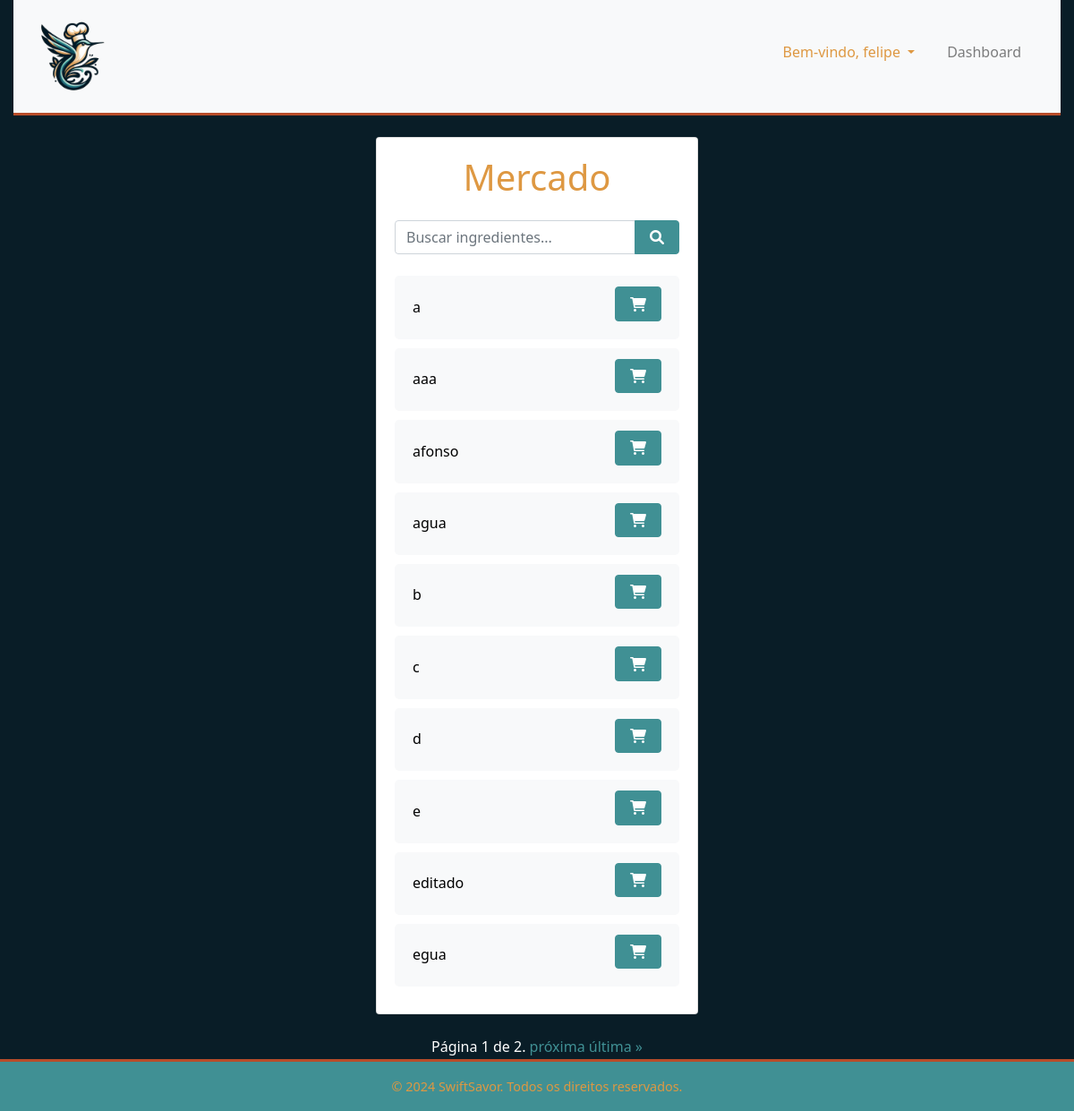
The app's page /ingredients/selecionar/ (signed in), older data.
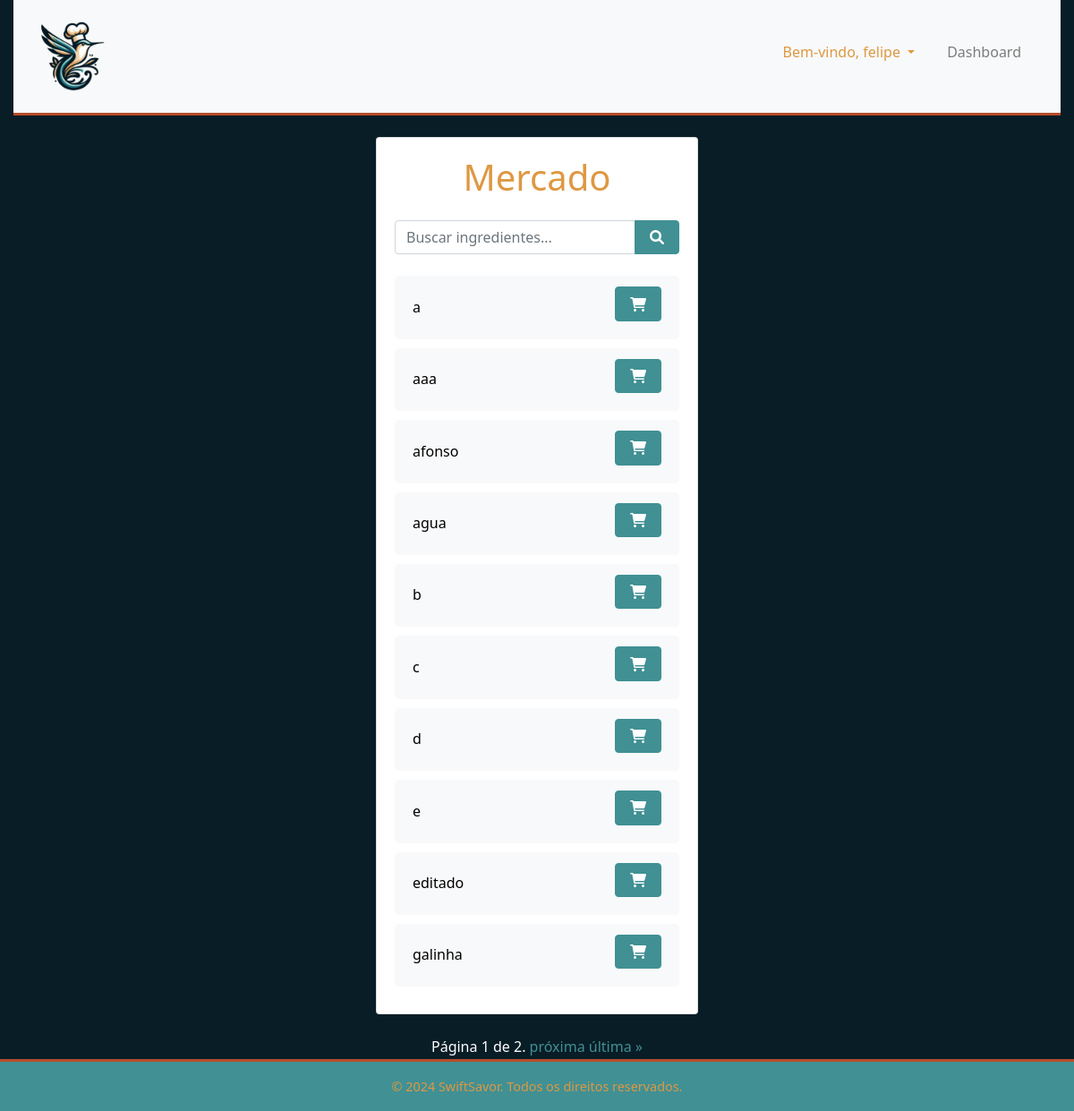
The same page, newer data.
### ingredients/models.py (models this page shows, shortened)
class Ingrediente(models.Model):
    nome = models.CharField(max_length=200)
    user = models.ForeignKey(settings.AUTH_USER_MODEL, on_delete=models.CASCADE, null=True)

### ingredients/views.py (the view, shortened to what this page needs)
# urls.py: path('selecionar/', views.selecionar_ingredientes, name='selecionar_ingredientes'),
@login_required
def selecionar_ingredientes(request):
    current_page = request.GET.get('page', 1)
    usuario_ingredientes = UsuarioIngrediente.objects.filter(usuario=request.user).values_list('ingrediente_id', flat=True)
    query = request.GET.get('q', '')
    ingredientes = Ingrediente.objects.filter(nome__icontains=query).order_by('nome') if query else Ingrediente.objects.all().order_by('nome')
    page = request.GET.get('page', 1)
    paginator = Paginator(ingredientes, 10)
    try:
        ingredientes = paginator.page(page)
    except PageNotAnInteger:
        ingredientes = paginator.page(1)
    except EmptyPage:
        ingredientes = paginator.page(paginator.num_pages)
    return render(request, 'ingredients/selecionar_ingredientes.html', {
        'ingredientes': ingredientes,
        'usuario_ingredientes': usuario_ingredientes,
        'query': query
    })

### ingredients/templates/ingredients/selecionar_ingredientes.html (shortened to what this page needs)
{% extends 'main/base.html' %}
{% block content %}
<div class="container-fluid mt-4 mercado-container">
    <div class="row justify-content-center">
        <div class="col-md-4">
            <div class="card mercado-card">
                <div class="card-body">
                    <h1 class="mb-4 text-center">Mercado</h1>
                    <form method="get" action="" class="mb-3" aria-label="Busca de ingredientes">
                        <div class="input-group">
                            <input type="text" class="form-control" placeholder="Buscar ingredientes..." name="q" value="{{ query }}" aria-label="Buscar ingredientes">
                            <div class="input-group-append">
                                <button class="btn btn-primary btn-pesquisar" type="submit" aria-label="Buscar"><i class="fas fa-search"></i></button>
                            </div>
                        </div>
                    </form>
                    <ul class="list-group mercado-list">
                        {% for ingrediente in ingredientes %}
                            <li class="list-group-item d-flex justify-content-between align-items-center mercado-item">
                                {{ ingrediente.nome }}
                                <form method="post" action="{% url 'selecionar_ingredientes' %}?page={{ ingredientes.number }}" aria-label="Selecionar ingrediente">
                                    <button type="submit" class="btn {% if ingrediente.id in usuario_ingredientes %}btn-secondary{% else %}btn-primary{% endif %} btn-add-remove" aria-label="Adicionar ou remover do carrinho">
                                        {% if ingrediente.id in usuario_ingredientes %}
                                            <i class="fas fa-trash-alt"></i>
                                        {% else %}
                                            <i class="fas fa-shopping-cart"></i>
                                        {% endif %}
                                    </button>
                                </form>
                            </li>
                        {% endfor %}
                    </ul>
                </div>
            </div>
        </div>
    </div>
</div>
<div class="pagination justify-content-center mt-4 mercado-pagination" aria-label="Navegação de páginas">
    <span class="step-links">
        <span class="current">
            Página {{ ingredientes.number }} de {{ ingredientes.paginator.num_pages }}.
        </span>
        {% if ingredientes.has_next %}
            <a href="?page={{ ingredientes.next_page_number }}{% if query %}&q={{ query }}{% endif %}" class="pagination-link" aria-label="Próxima página">próxima</a>
            <a href="?page={{ ingredientes.paginator.num_pages }}{% if query %}&q={{ query }}{% endif %}" class="pagination-link" aria-label="Última página">última &raquo;</a>
        {% endif %}
    </span>
</div>
{% endblock %}

Row changes from the older to the newer data that the page shows:
removed Ingrediente: nome "egua"
now on this page (row unchanged): Ingrediente: nome "galinha"
